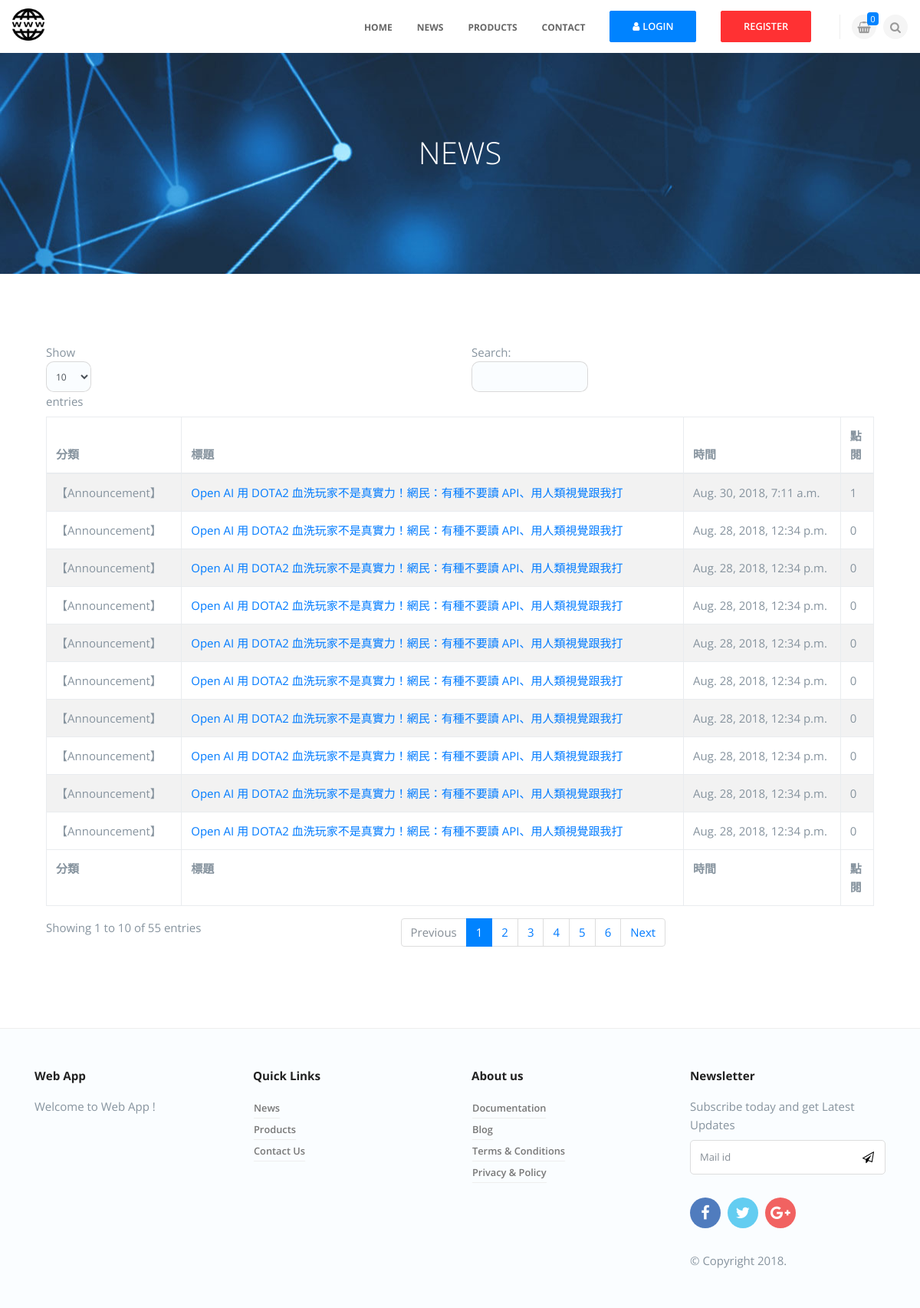
The page / on the database its author committed.
### news/models.py (models this page shows, shortened)
class NewsUnit(models.Model):
    catego = models.CharField(max_length=10, null=False)
    nickname = models.CharField(max_length=20, null=False)
    title = models.CharField(max_length=50, null=False)
    message = models.TextField(null=False)
    pubtime = models.DateTimeField(auto_now=True)
    enabled = models.BooleanField(default=False)
    press = models.IntegerField(default=0)

### news/views.py (the view)
# urls.py: url(r'^$', news_view.news),
def news(request, pageindex=None):  # 首頁
    global page1
    pagesize = 8
    newsall = news_model.NewsUnit.objects.all().order_by('-id')
    datasize = len(newsall)
    totpage = math.ceil(datasize / pagesize)
    newsunits = newsall
    return render(request, "news/news.html", locals())

### templates/news/news.html (shortened to what this page needs)
{% extends 'app.html' %}
{% load staticfiles %}
{% block content %}
<div class="dzsparallaxer auto-init height-is-based-on-content " data-options='{   direction: "reverse"}'>
    <div class="divimage dzsparallaxer--target " style="width: 101%; height: 130%">
        <img src="{% static "images/background.jpg" %}" >
    </div>
    <div class="container pt100 pb70">
        <div class="row pb50">
            <div class="col-md-8 ml-auto mr-auto wow bounceIn" data-wow-delay=".2s">
                <h1 class="h1 text-center font300 text-white">NEWS</h1>
            </div>
        </div>
    </div>
</div>
<div class="container pt90 pb90">
    <table id="data-table" class="table table-striped table-bordered" cellspacing="0" width="100%">
        <thead>
            <tr>
                <th align="left">分類</th>
                <th align="left">標題</th>
                <th align="left">時間</th>
                <th align="left">點閱</th>
            </tr>
        </thead>
        <tfoot>
            <tr>
                <th align="left">分類</th>
                <th align="left">標題</th>
                <th align="left">時間</th>
                <th align="left">點閱</th>
            </tr>
        </tfoot>
        <tbody>
            {% for unit in newsunits %}
            <tr class="alt">
                <td>
                    <div class="typeblock">【{{ unit.catego }}】</div>
                </td>
                <td>
                    <a href="/detail/{{unit.id}}/">{{ unit.title }}</a>
                </td>
                <td>{{ unit.pubtime }}</td>
                <td>{{ unit.press }}</td>
            </tr>
            {% endfor %}
        </tbody>
    </table>
</div>
{% endblock %}

### static/css/style.css (style rules this page uses)
html, body { height: 100%; }
body { font-family: "Open Sans", sans-serif; color: #86939e; font-size: 15px; line-height: 1.6; font-weight: 400; }
a { transition: all .3s ease-in-out; -webkit-transition: all .3s ease-in-out; -moz-transition: all .3s ease-in-out; -ms-transition: all .3s ease-in-out; -o-transition: all .3s ease-in-out; }
.font300 { font-weight: 300 !important; }
h1, h2, h3, h4, h5, h6, .h1, .h2, .h3, .h4, .h5, .h6 { color: #212121; font-weight: 300; font-family: "Open Sans", sans-serif; line-height: 1.5; display: block; }
.pb50 { padding-bottom: 50px !important; }
.pb70 { padding-bottom: 70px !important; }
.pb90 { padding-bottom: 90px !important; }
.pt90 { padding-top: 90px !important; }
.pt100 { padding-top: 100px !important; }
.text-white { color: #fff !important; }

### rows shown on the page
NewsUnit: catego "Announcement", title "Open AI 用 DOTA2 血洗玩家不是真實力！網民：有種不要讀 API、用人類視覺跟我打", pubtime "Aug. 30, 2018, 7:11 a.m.", press "1"
NewsUnit: catego "Announcement", title "Open AI 用 DOTA2 血洗玩家不是真實力！網民：有種不要讀 API、用人類視覺跟我打", pubtime "Aug. 28, 2018, 12:34 p.m.", press "0"
NewsUnit: catego "Announcement", title "Open AI 用 DOTA2 血洗玩家不是真實力！網民：有種不要讀 API、用人類視覺跟我打", pubtime "Aug. 28, 2018, 12:34 p.m.", press "0"
NewsUnit: catego "Announcement", title "Open AI 用 DOTA2 血洗玩家不是真實力！網民：有種不要讀 API、用人類視覺跟我打", pubtime "Aug. 28, 2018, 12:34 p.m.", press "0"
NewsUnit: catego "Announcement", title "Open AI 用 DOTA2 血洗玩家不是真實力！網民：有種不要讀 API、用人類視覺跟我打", pubtime "Aug. 28, 2018, 12:34 p.m.", press "0"
NewsUnit: catego "Announcement", title "Open AI 用 DOTA2 血洗玩家不是真實力！網民：有種不要讀 API、用人類視覺跟我打", pubtime "Aug. 28, 2018, 12:34 p.m.", press "0"
NewsUnit: catego "Announcement", title "Open AI 用 DOTA2 血洗玩家不是真實力！網民：有種不要讀 API、用人類視覺跟我打", pubtime "Aug. 28, 2018, 12:34 p.m.", press "0"
NewsUnit: catego "Announcement", title "Open AI 用 DOTA2 血洗玩家不是真實力！網民：有種不要讀 API、用人類視覺跟我打", pubtime "Aug. 28, 2018, 12:34 p.m.", press "0"
NewsUnit: catego "Announcement", title "Open AI 用 DOTA2 血洗玩家不是真實力！網民：有種不要讀 API、用人類視覺跟我打", pubtime "Aug. 28, 2018, 12:34 p.m.", press "0"
NewsUnit: catego "Announcement", title "Open AI 用 DOTA2 血洗玩家不是真實力！網民：有種不要讀 API、用人類視覺跟我打", pubtime "Aug. 28, 2018, 12:34 p.m.", press "0"
